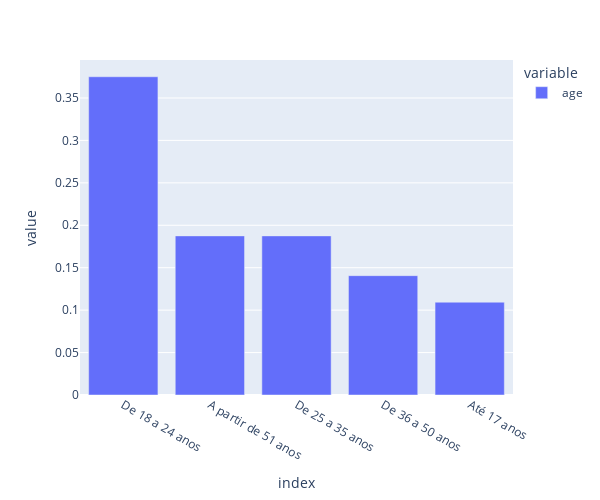

Notebook cell for this chart:
### Code cell
df_age = df.age.value_counts()/df.age.count()
fig = px.bar(df_age)
fig.update_layout(height=500, width = 600)
fig.show()

### Figure 1 — Plotly figure (JSON) as saved in the notebook; plotly's stock layout.template omitted (floating-point values rounded to 4 significant figures)
{"data": [{"alignmentgroup": "True", "hovertemplate": "variable=age<br>index=%{x}<br>value=%{y}<extra></extra>", "legendgroup": "age", "marker": {"color": "#636efa"}, "name": "age", "offsetgroup": "age", "orientation": "v", "showlegend": true, "textposition": "auto", "type": "bar", "x": ["De 18 a 24 anos", "A partir de 51 anos", "De 25 a 35 anos", "De 36 a 50 anos", "Até 17 anos"], "xaxis": "x", "y": [0.375, 0.1875, 0.1875, 0.1406, 0.1094], "yaxis": "y"}], "layout": {"barmode": "relative", "height": 500, "legend": {"title": {"text": "variable"}, "tracegroupgap": 0}, "margin": {"t": 60}, "width": 600, "xaxis": {"anchor": "y", "domain": [0, 1], "title": {"text": "index"}}, "yaxis": {"anchor": "x", "domain": [0, 1], "title": {"text": "value"}}}}
